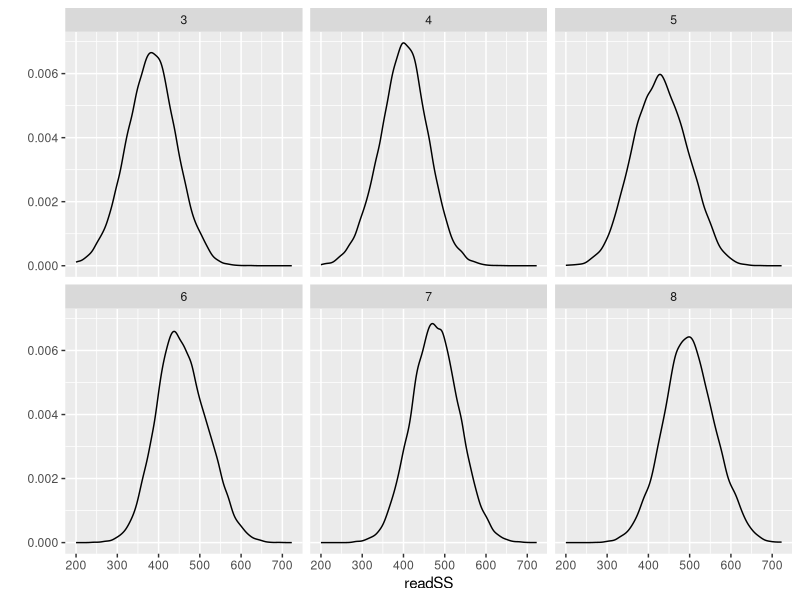
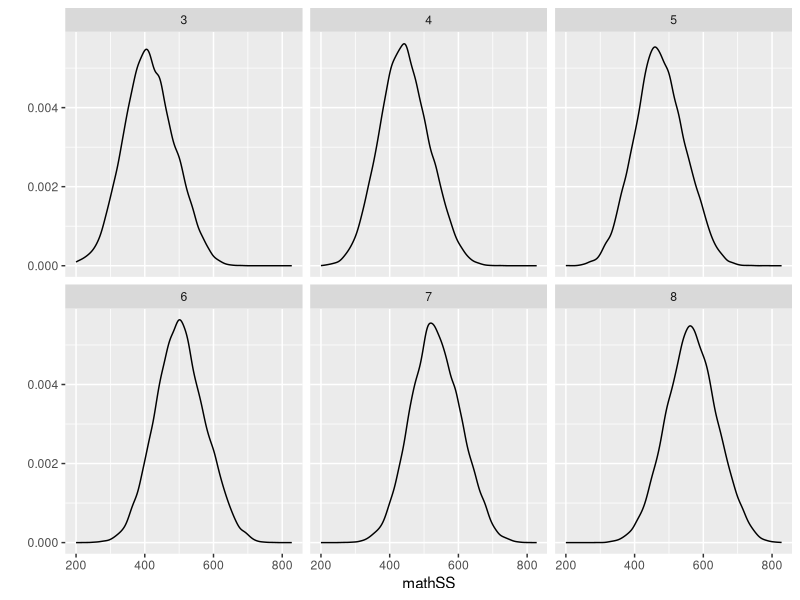

The R script that drew these images, in order:
#Simulating mixed effect data
# Jared Knowles
library(ggplot2)

  #########################################################################
  # Function: Create and define proficiency levels
  # Proficiency levels are set to be approximately 40 SS points below the
  # mean at each grade level. Basic levels are set 60 points below proficient.
  # Advanced levels are set 100 points above proficient.
  #########################################################################
proflvl <- function(student)
{

  proflvl3 <- 380
  proflvl4 <- 410
  proflvl5 <- 430
  proflvl6 <- 450
  proflvl7 <- 480
  proflvl8 <- 500

  basiclvl3 <- proflvl3 - 60
  basiclvl4 <- proflvl4 - 60
  basiclvl5 <- proflvl5 - 60
  basiclvl6 <- proflvl6 - 60
  basiclvl7 <- proflvl7 - 60
  basiclvl8 <- proflvl8 - 60

  advlvl3 <- proflvl3 + 100
  advlvl4 <- proflvl4 + 100
  advlvl5 <- proflvl5 + 100
  advlvl6 <- proflvl6 + 100
  advlvl7 <- proflvl7 + 100
  advlvl8 <- proflvl8 + 100

  student$proflvl <- NA

  student <- within(student,
    {
     
      proflvl[grade==3 & readSS >= basiclvl3] <- 'basic'
      proflvl[grade==3 & readSS >= proflvl3] <- 'proficient'
      proflvl[grade==3 & readSS >= advlvl3] <- 'advanced'
      proflvl[is.na(proflvl)] <- 'below basic'
      
      proflvl[grade==4 & readSS >= basiclvl4] <- 'basic'
      proflvl[grade==4 & readSS >= proflvl4] <- 'proficient'
      proflvl[grade==4 & readSS >= advlvl4] <- 'advanced'
      proflvl[is.na(proflvl)] <- 'below basic'
      
      proflvl[grade==5 & readSS >= basiclvl5] <- 'basic'
      proflvl[grade==5 & readSS >= proflvl5] <- 'proficient'
      proflvl[grade==5 & readSS >= advlvl5] <- 'advanced'
      proflvl[is.na(proflvl)] <- 'below basic'
      
      proflvl[grade==6 & readSS >= basiclvl6] <- 'basic'
      proflvl[grade==6 & readSS >= proflvl6] <- 'proficient'
      proflvl[grade==6 & readSS >= advlvl6] <- 'advanced'
      proflvl[is.na(proflvl)] <- 'below basic'
      
      proflvl[grade==7 & readSS >= basiclvl7] <- 'basic'
      proflvl[grade==7 & readSS >= proflvl7] <- 'proficient'
      proflvl[grade==7 & readSS >= advlvl7] <- 'advanced'
      proflvl[is.na(proflvl)] <- 'below basic'
      
      proflvl[grade==8 & readSS >= basiclvl8] <- 'basic'
      proflvl[grade==8 & readSS >= proflvl8] <- 'proficient'
      proflvl[grade==8 & readSS >= advlvl8] <- 'advanced'
      proflvl[is.na(proflvl)] <- 'below basic'
      
      proflvl <- as.factor(proflvl)
      
    })
  return(student)
}

  #########################################################################
  # Function: Create a simulated reading scale score
  #########################################################################
set.seed(6283)
simscoreread <- function(student)
{
  student<-within(student,
      {
        measerr <- rnorm(length(student$stuid),0,20)
        
        readSS<-((rnorm(1,mean=14,sd=20)+rweibull(1,shape=9,scale=6))*white)+
        ((rnorm(1,mean=-20,sd=20)+rweibull(1,shape=3,scale=7))*black)+
        ((rnorm(1,mean=-14,sd=20)+rweibull(1,shape=5,scale=9))*hisp)+
        ((rnorm(1,mean=-4,sd=20)+rweibull(1,shape=9,scale=6))*asian)+
        ((rnorm(1,mean=-14,sd=20)+rweibull(1,shape=2,scale=8))*indian)+
        ((rnorm(1,mean=8,sd=20)+rweibull(1,shape=6,scale=5))*female)+
        ((rnorm(1,mean=-24,sd=30)+rweibull(1,shape=2,scale=6))*disab)+
        ((rnorm(1,mean=-18,sd=20)+rweibull(1,shape=5,scale=6))*econ)+
        ((rnorm(1,mean=-16,sd=20)+rweibull(1,shape=3,scale=6))*ell)+
        ((rnorm(1,mean=20,sd=7)+rexp(1,rate=rnorm(1,mean=.5,sd=.2)))*grade)+
        ((rnorm(1,mean=8,sd=20)-rweibull(1,shape=1,scale=6))*sch_fay)+
        ((rnorm(1,mean=14,sd=20)-rweibull(1,shape=1,scale=6))*dist_fay)+
        rnorm(1,mean=rnorm(1,mean=0,sd=100),sd=60)+rweibull(1,shape=1,scale=100)+ability+
        ((rnorm(1,mean=30,sd=5)*luck))+((rnorm(1,mean=2,sd=.2)*teachq))-120
        
        readSS<-readSS+measerr
        
        ## Add in school effects
        readSS <- readSS + ((rnorm(1,mean=10,sd=20)+rweibull(1,shape=3,scale=6))*schoolhigh)
        readSS <- readSS + ((rnorm(1,mean=0,sd=20)+rweibull(1,shape=3,scale=6))*schoolavg)
        readSS <- readSS + ((rnorm(1,mean=-10,sd=20)+rweibull(1,shape=3,scale=6))*schoollow)
        
        readSS[readSS>900]<-900
        readSS[readSS<200]<-200
      })
}

  #########################################################################
  # Function: Create a simulated math scale score
  #########################################################################
simscoremath <- function(student)
{
  student<-within(student,
      {
        measerr <- rnorm(length(student$stuid),0,20)
        
        mathSS<-((rnorm(1,mean=16,sd=20)+rweibull(1,shape=9,scale=6))*white)+
        ((rnorm(1,mean=-14,sd=20)+rweibull(1,shape=3,scale=7))*black)+
        ((rnorm(1,mean=-12,sd=20)+rweibull(1,shape=5,scale=9))*hisp)+
        ((rnorm(1,mean=-4,sd=20)+rweibull(1,shape=9,scale=6))*asian)+
        ((rnorm(1,mean=-10,sd=20)+rweibull(1,shape=2,scale=8))*indian)+
        ((rnorm(1,mean=8,sd=20)+rweibull(1,shape=6,scale=5))*female)+
        ((rnorm(1,mean=-29,sd=30)+rweibull(1,shape=2,scale=6))*disab)+
        ((rnorm(1,mean=-20,sd=20)+rweibull(1,shape=5,scale=6))*econ)+
        ((rnorm(1,mean=-12,sd=20)+rweibull(1,shape=3,scale=6))*ell)+
        ((rnorm(1,mean=20,sd=7)+rexp(1,rate=rnorm(1,mean=.5,sd=.2)))*grade)+
        ((rnorm(1,mean=7,sd=20)-rweibull(1,shape=1,scale=6))*sch_fay)+
        ((rnorm(1,mean=2,sd=20)-rweibull(1,shape=1,scale=6))*dist_fay)+
        rnorm(1,mean=rnorm(1,mean=0,sd=100),sd=60)+rweibull(1,shape=1,scale=100)+ability+
        ((rnorm(1,mean=20,sd=5)*luck))+((rnorm(1,mean=2,sd=.2)*teachq))-120
        
        mathSS<-mathSS+measerr

        ## Add in school effects
        mathSS <- mathSS + ((rnorm(1,mean=10,sd=20)+rweibull(1,shape=3,scale=6))*schoolhigh)
        mathSS <- mathSS + ((rnorm(1,mean=0,sd=20)+rweibull(1,shape=3,scale=6))*schoolavg)
        mathSS <- mathSS + ((rnorm(1,mean=-10,sd=20)+rweibull(1,shape=3,scale=6))*schoollow)
         
        mathSS[mathSS>900]<-900
        mathSS[mathSS<200]<-200
      })  

return(student)
}
  
  #########################################################################
  # Function: Draw some plots of the simulated data set
  #########################################################################
# 
simdiagread<-function(student)
{
  qplot(readSS,geom='density',data=student)+facet_wrap(~grade)
}
simdiagmath<-function(student)
{
  qplot(mathSS,geom='density',data=student)+facet_wrap(~grade)
}

# Create a data frame
  
  commonnames<-c('stuid','school','dist','cesa','year','female','grade','econ','disab','ell',
               'loc','age','readSS','readRS','mathSS','mathRS','dist_fay','sch_fay','Rprof',
               'Rproflvl','Mprof','Mproflvl')

stuid<-seq(1,150000,by=1)
grade<-rep(c(3,4,5,6,7,8),length.out=150000)
student<-cbind(stuid,grade)
student<-as.data.frame(student)
student$schid<-rep(c(seq(1,500)),length.out=150000)
student$dist<-rep(c(seq(3,120,by=3)),length.out=150000)
student$white<-rbinom(150000,1,.45)
student$black<-0
student$black[student$white==0]<-rbinom(100000,1,.75)
student$hisp<-0
student$hisp[student$white==0 & student$black==0]<-rbinom(100000,1,.8)
student$indian<-0
student$indian[student$white==0 & student$black==0 &student$hisp==0]<-rbinom(100000,1,.3)
student$asian<-0
student$asian[student$white==0 & student$black==0 & student$hisp==0]<-1
student$econ<-0
student$econ[student$white==1]<-rbinom(100000,1,.5)
student$econ[student$black==1]<-rbinom(100000,1,.9)
student$econ[student$hisp==1]<-rbinom(100000,1,.8)
student$econ[student$asian==1]<-rbinom(100000,1,.66)
student$econ[student$indian==1]<-rbinom(100000,1,.66)
student$female<-0
student$female<-rbinom(150000,1,.505)
student$ell<-0
student$ell[student$hisp==1]<-rbinom(100000,1,.88)
student$ell[student$white==1]<-rbinom(100000,1,.05)
student$ell[student$black==1]<-rbinom(100000,1,.05)
student$ell[student$asian==1]<-rbinom(100000,1,.73)
student$ell[student$indian==1]<-rbinom(100000,1,.02)
student$disab<-0
student$disab[student$white==1]<-rbinom(100000,1,.1)
student$disab[student$black==1]<-rbinom(1000000,1,.22)
student$disab[student$hisp==1]<-rbinom(1000000,1,.195)
student$disab[student$asian==1]<-rbinom(100000,1,.14)
student$disab[student$indian==1]<-rbinom(100000,1,.19)
student$sch_fay<-0
student$sch_fay[student$econ==1]<-rbinom(200000,1,.15)
student$sch_fay[student$econ==0]<-rbinom(200000,1,.05)
student$dist_fay<-0
student$dist_fay[student$sch_fay==1]<-rbinom(200000,1,.2)
student$luck<-rbinom(150000,1,.2)
student$ability<-rnorm(150000,mean=100,sd=10)
student$measerr<-rweibull(150000,shape=3,scale=100)
student$teachq[student$econ==1 & student$black==1]<-rnorm(200000,mean=40,sd=20)
student$teachq[student$econ==0 & student$black==1]<-rnorm(200000,mean=70,sd=20)
student$teachq[student$econ==1 & student$white==1]<-rnorm(200000,mean=60,sd=15)
student$teachq[student$econ==0 & student$white==1]<-rnorm(200000,mean=85,sd=20)
student$teachq[student$econ==1 & student$asian==1]<-rnorm(200000,mean=50,sd=20)
student$teachq[student$econ==0 & student$asian==1]<-rnorm(200000,mean=85,sd=20)
student$teachq[student$econ==1 & student$hisp==1]<-rnorm(200000,mean=55,sd=20)
student$teachq[student$econ==0 & student$hisp==1]<-rnorm(200000,mean=75,sd=20)
student$year <- '2000'
student$attday<-round(rpois(150000,170)-rnorm(150000,mean=0,sd=5))
student$attday[student$attday>180]<-180

#########################################################################
# Create schools and districts, and assign students to schools and districts.
#########################################################################

student$school <- NA 
student$schoolscore<-NA

student<-within(student,
    {
      schoolscore<-((rnorm(1,mean=14,sd=20)+rweibull(1,shape=9,scale=6))*white)+
      ((rnorm(1,mean=-20,sd=20)+rweibull(1,shape=3,scale=7))*black)+
      ((rnorm(1,mean=-14,sd=20)+rweibull(1,shape=5,scale=9))*hisp)+
      ((rnorm(1,mean=-4,sd=20)+rweibull(1,shape=9,scale=6))*asian)+
      ((rnorm(1,mean=-14,sd=20)+rweibull(1,shape=2,scale=8))*indian)+
      ((rnorm(1,mean=8,sd=20)+rweibull(1,shape=6,scale=5))*female)+
      ((rnorm(1,mean=-24,sd=30)+rweibull(1,shape=2,scale=6))*disab)+
      ((rnorm(1,mean=-18,sd=20)+rweibull(1,shape=5,scale=6))*econ)+
      ((rnorm(1,mean=-16,sd=20)+rweibull(1,shape=3,scale=6))*ell)+
      ((rnorm(1,mean=20,sd=7)+rexp(1,rate=rnorm(1,mean=.5,sd=.2)))*grade)+
      ((rnorm(1,mean=-8,sd=20)-rweibull(1,shape=1,scale=6))*sch_fay)+
      ((rnorm(1,mean=14,sd=20)-rweibull(1,shape=1,scale=6))*dist_fay)
                         
})

PROBS <- runif(1000, 0.01, 1.0)
PROBS <- c(PROBS,1)

quants <- quantile(student$schoolscore, probs = PROBS )
quants <- as.data.frame(quants)
quants$quant <- quants$quants
quants$quants <- NULL
quants <- quants[order(quants$quant) , ]
quants <- as.data.frame(quants)

## Assign to schools
  i <- 1
  while(i < length(quants$quants))
  {
    student$school[student$schoolscore <= quants$quants[i] &
                   is.na(student$school)] <- i
    i <- i+1
  }

student$school[is.na(student$school)] <- 1000

## Assign to districts, currently set to 25 districts total
schools <- unique(student$school)
schools <- as.data.frame(schools)
schools$school <- schools$schools
schools$schools <- NULL
schools$district<-rep(c(1:25),length.out=length(unique(schools$school)))

# Assign school quality values to schools
# 15% of schools will be high quality schools
schools$schoolhigh <- rbinom(length(schools$school),1,.15)
# 75% of the remaining schools will be average quality schools
schools$schoolavg[schools$schoolhigh == 1] <- 0
schools$schoolavg[schools$schoolhigh != 1] <- rbinom(length(schools$school),1,.75)
# all the rest will be low quality
schools$schoollow <- 0
schools$schoollow[schools$schoolavg == 0 & schools$schoolhigh == 0] <- 1

student <- merge(student,schools,by="school")

#########################################################################
# Create one year of simulated test scores.
#########################################################################

set.seed(55)
student <- simscoreread(student)
  simdiagread(student)

set.seed(1)
student <- simscoremath(student)
  simdiagmath(student)

## Assign proficiency levels
student <- proflvl(student)


#########################################################################
# Create more years of data.
# This can currently support up to 5 more years of data.
#########################################################################

number_of_years <- 3
student_new <- student
student_long <- student
i <- 1

while(i <= number_of_years)
{

    ## Copy original data frame
    student_temp <- student_new
    
    ## Move 9th graders back to 3rd grade
    student_temp <- within(student_temp, 
        {
            grade <- grade + 1
            grade[grade==9] <- 3
          
        })
    
    ## Assign the new 3rd graders new student ids
    newstud <- subset(student_temp,grade==3,)
    newstud$stuid <- (150000*i) + seq(1,length(newstud$stuid),by=1)
    
    ## Attach the 3rd graders with new ids back onto the main data frame
    student_temp <- subset(student_temp,grade!=3, )
    student_temp <- rbind(student_temp,newstud)
                                      
    student_temp <- within(student_temp, 
        {
            year <- 2000+i
        })

    if(i==1)
      set.seed(1)
    else if(i==2)
      set.seed(450)
    else if(i==3)
      set.seed(10027)
    else if(i==4)
      set.seed(6283)
    else if(i==5)
      set.seed(36)                 
    student_temp <- simscoreread(student_temp)

    if(i==1)
      set.seed(10027)
    else if(i==2)
      set.seed(6283)
    else if(i==3)
      set.seed(36)
    else if(i==4)
      set.seed(1)
    else if(i==5)
      set.seed(450)
    student_temp <- simscoremath(student_temp)
      
  ## Break off the students who weren't assigned a reading score
  ## and give them a reading score
  student_temp2 <- subset(student_temp,is.na(readSS), )
  student_temp <- subset(student_temp,!is.na(readSS), ) 
      if(i==1)
        set.seed(1)
      else if(i==2)
        set.seed(450)
      else if(i==3)
        set.seed(10027)
      else if(i==4)
        set.seed(6283)
      else if(i==5)
        set.seed(36)
      student_temp2 <- simscoreread(student_temp2)
 
  ## Put them back on to the main temporary data frame        
  student_temp <- rbind(student_temp,student_temp2)
                                
  ## Assign proficiency levels                              
  student_temp <- proflvl(student_temp)                                                        
    
  ## Merge the temporary data frame onto the main big data frame                              
  student_long <- rbind(student_long,student_temp)    
      
  student_new <- student_temp
  i <- i + 1   
}

student_long$race[student_long$white==1]<-'W'
student_long$race[student_long$asian==1]<-'A'
student_long$race[student_long$black==1]<-'B'
student_long$race[student_long$hisp==1]<-'H'
student_long$race[student_long$indian==1]<-'I'
student_long$race<-factor(student_long$race,levels=c('W','B','H','I','A'))


#student_wide <- reshape(student_long,timevar="year",idvar="stuid",direction="wide")

rm(quants,newstud,student,student_new,student_temp,student_temp2,
   PROBS,commonnames,grade,number_of_years,stuid,i)
